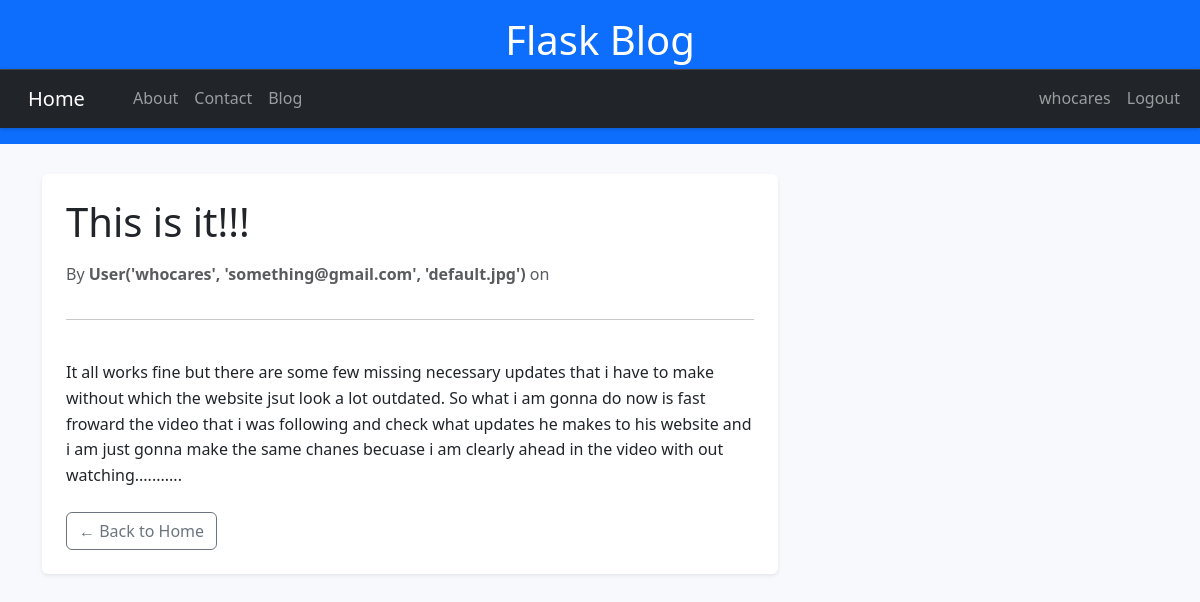
Page /post/2 (signed in) on the committed database.
### flaskBlogs/models.py (models this page shows, shortened)
class User(db.Model, UserMixin):
    __tablename__ = 'users'  # Explicitly set the table name
    id = db.Column(db.Integer,unique=True, primary_key=True)
    name= db.Column(db.String(100), nullable=False)
    username = db.Column(db.String(200), unique=True, nullable=False)
    email = db.Column(db.String(150), unique=True, nullable=False)
    image_file = db.Column(db.String(20), nullable=False, default='default.jpg')
    password = db.Column(db.String(60), nullable=False)
    posts = db.relationship('Post', backref='author', lazy=True)
    def __repr__(self):
        return f"User('{self.username}', '{self.email}', '{self.image_file}')"

class Post(db.Model, UserMixin):
    __tablename__ = 'posts'  # Explicitly set the table name
    id = db.Column(db.Integer, unique=True, primary_key=True)
    title = db.Column(db.String(100), nullable=False)
    content = db.Column(db.Text, nullable=False)
    date_posted = db.Column(db.DateTime, default=datetime.utcnow)
    is_public = db.Column(db.Boolean, default=True, nullable=False)
    user_id = db.Column(db.Integer, db.ForeignKey('users.id'), nullable=False)

### flaskBlogs/routes.py (the view)
@app.route('/post/<int:post_id>')
def post(post_id):
    post = Post.query.get_or_404(post_id)
    return render_template('post.html', title='Post Page', post=post, hide_sidebar=True)

### flaskBlogs/__init__.py (called while the page is built)
@login_manager.user_loader
def load_user(user_id):
    return User.query.get(int(user_id))

### flaskBlogs/templates/post.html
{% extends "base.html" %}
{% block content %}
  <article class="post-detail card shadow-sm border-0 p-4">
    <h1 class="mb-3">{{ post.title }}</h1>
    <p class="text-muted">
      By <strong>{{ post.author }}</strong> on {{ post.date }}
    </p>
    <hr>
    <div class="mt-4">
      {{ post.content | safe }}
    </div>
    <div class="mt-4">
      <a href="/" class="btn btn-outline-secondary">← Back to Home</a>
    </div>
  </article>
{% endblock content %}

### flaskBlogs/templates/base.html (shortened to what this page needs)
<!DOCTYPE html>
<html lang="en">
<head>
    <link rel="stylesheet" href="https://cdn.jsdelivr.net/npm/bootstrap@5.3.7/dist/css/bootstrap.rtl.min.css">
    <link rel="stylesheet" type="text/css" href="{{ url_for('static', filename='main.css') }}">
</head>
<body>
    <header class="bg-primary text-white text-center py-3">
        <h1>Flask Blog</h1>
        <nav class="navbar navbar-expand-lg navbar-dark bg-dark">
            <div class="container-fluid">
                <a class="navbar-brand" href="/">Home</a>
                    <div class="collapse navbar-collapse" id="navbarNav">
                    <div class="d-flex w-100 justify-content-between align-items-center">
                        <ul class="navbar-nav">
                        <li class="nav-item">
                            <a class="nav-link" href="/about">About</a>
                        </li>
                        <li class="nav-item">
                            <a class="nav-link" href="/contact">Contact</a>
                        </li>
                        <li class="nav-item">
                            <a class="nav-link" href="/blog">Blog</a>
                        </li>
                        </ul>
                        <ul class="navbar-nav">
                            {% if current_user.is_authenticated %}
                                <li class="nav-item">
                                    <a class="nav-link" href="{{ url_for('account') }}">{{ current_user.username }}</a>
                                </li>
                                <li class="nav-item">
                                    <a class="nav-link" href="{{ url_for('logout') }}">Logout</a>
                                </li>
                            {% endif %}
                        </ul>
                    </div>
                    </div>
            </div>
        </nav>
    </header>
    <main role="main" class="container mt-4">
        <div class="row">
            <div class="col-md-8">
                {% block content %}{% endblock %}
            </div>
        </div>
    </main>
</body>

### flaskBlogs/static/main.css (style rules this page uses)
body { font-family: 'Segoe UI', sans-serif; background-color: #f8f9fc; color: #333; line-height: 1.6; }
header h1 { font-size: 2.5rem; margin-bottom: 0.3rem; }
nav.navbar { border-top: 1px solid #444; box-shadow: 0 1px 4px rgba(0, 0, 0, 0.2); }
.navbar-nav .nav-link { transition: color 0.2s ease-in-out; }
main .row { margin-top: 30px; }
#navbarNav { display: flex; justify-content: space-between; width: 100%; }

### rows in the picture
User: username "whocares", author "User('whocares', 'something@gmail.com', 'default.jpg')"
Post: title "This is it!!!", content "It all works fine but there are some few missing necessary updates that i have to make without which the website jsut look a lot outdated. So what i am gonna do now is fast froward the video that i was following and check what updates he makes to his website and i am just gonna make the same chanes becuase i am clearly ahead in the video with out watching..........."
